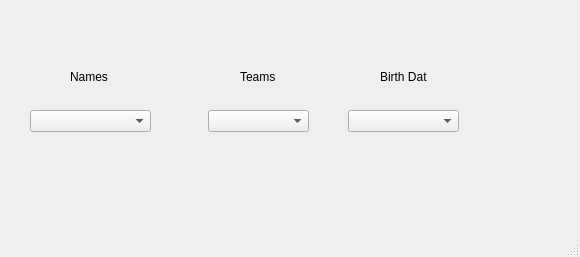
<?xml version="1.0" encoding="UTF-8"?>
<ui version="4.0">
 <class>MainWindow</class>
 <widget class="QMainWindow" name="MainWindow">
  <property name="geometry">
   <rect>
    <x>0</x>
    <y>0</y>
    <width>580</width>
    <height>257</height>
   </rect>
  </property>
  <property name="windowTitle">
   <string>MainWindow</string>
  </property>
  <widget class="QWidget" name="centralwidget">
   <widget class="QComboBox" name="comboBox">
    <property name="geometry">
     <rect>
      <x>30</x>
      <y>110</y>
      <width>121</width>
      <height>22</height>
     </rect>
    </property>
   </widget>
   <widget class="QLabel" name="label">
    <property name="geometry">
     <rect>
      <x>70</x>
      <y>70</y>
      <width>47</width>
      <height>13</height>
     </rect>
    </property>
    <property name="text">
     <string>Names</string>
    </property>
   </widget>
   <widget class="QLabel" name="label_2">
    <property name="geometry">
     <rect>
      <x>240</x>
      <y>70</y>
      <width>47</width>
      <height>13</height>
     </rect>
    </property>
    <property name="text">
     <string>Teams</string>
    </property>
   </widget>
   <widget class="QLabel" name="label_3">
    <property name="geometry">
     <rect>
      <x>380</x>
      <y>70</y>
      <width>47</width>
      <height>13</height>
     </rect>
    </property>
    <property name="text">
     <string>Birth Date</string>
    </property>
   </widget>
   <widget class="QComboBox" name="comboBoxTeam">
    <property name="geometry">
     <rect>
      <x>208</x>
      <y>110</y>
      <width>101</width>
      <height>22</height>
     </rect>
    </property>
   </widget>
   <widget class="QComboBox" name="comboBoxDate">
    <property name="geometry">
     <rect>
      <x>348</x>
      <y>110</y>
      <width>111</width>
      <height>22</height>
     </rect>
    </property>
   </widget>
  </widget>
  <widget class="QStatusBar" name="statusbar"/>
 </widget>
 <resources/>
 <connections/>
</ui>
